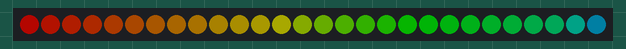
Recording of a sketch running on a simulated Arduino Uno, built with avr-gcc and run on an emulated ATmega328P. Parts: 28 RGB LEDs in strip order, left to right. Dim RGB values are drawn brighter than linear.

Above: at 0.26 s.
At 5.28 s:
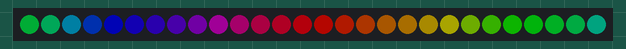
At 10.36 s:
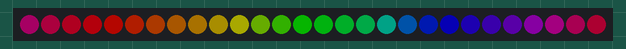
At 20.36 s:
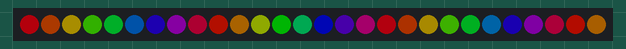
At 29.88 s:
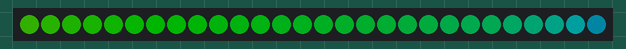
At 39.88 s:
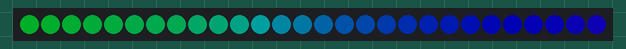

The sketch:

rainbow_march_demo.ino
```cpp
#include "FastLED.h"                                          // FastLED library.

// Fixed definitions cannot change on the fly.
#define LED_DT 0                                              // Data pin to connect to the strip.
#define LED_CK 1                                              // Clock pin for WS2801 or APA102.
#define COLOR_ORDER BGR                                       // It's GRB for WS2812 and BGR for APA102.
#define LED_TYPE APA102                                       // Using APA102, WS2812, WS2801. Don't forget to change LEDS.addLeds.
#define NUM_LEDS 28                                           // Number of LED's.

// Global variables can be changed on the fly.
uint8_t max_bright = 64;                                     // Overall brightness definition. It can be changed on the fly.

struct CRGB leds[NUM_LEDS];                                   // Initialize our LED array.

// Initialize global variables for sequences
uint8_t thisdelay = 40;                                       // A delay value for the sequence(s)
uint8_t thishue = 0;                                          // Starting hue value.
int8_t thisrot = 1;                                           // Hue rotation speed. Includes direction.
uint8_t deltahue = 1;                                         // Hue change between pixels.
bool thisdir = 0;                                             // I use a direction variable instead of signed math so I can use it in multiple routines.

void setup() {
  LEDS.addLeds<LED_TYPE, LED_DT, LED_CK, COLOR_ORDER>(leds, NUM_LEDS); // Set up APA102 leds

  FastLED.setBrightness(max_bright);
  FastLED.setMaxPowerInVoltsAndMilliamps(5, 500);                      // FastLED Power management set at 5V, 500mA.
}

void loop () {

  ChangeMe();

  EVERY_N_MILLISECONDS(thisdelay) {                           // FastLED based non-blocking delay to update/display the sequence.
    rainbow_march();
  }

  FastLED.show();
}

void rainbow_march() {                                        // The fill_rainbow call doesn't support brightness levels. You would need to change the max_bright value.
  if (thisdir == 0) thishue += thisrot; else thishue-= thisrot;  // I could use signed math, but 'thisdir' works with other routines.
  fill_rainbow(leds, NUM_LEDS, thishue, deltahue);            // I don't change deltahue on the fly as it's too fast near the end of the strip.
}

void ChangeMe() {                                             // A time (rather than loop) based demo sequencer. This gives us full control over the length of each sequence.

  uint8_t secondHand = (millis() / 1000) % 60;                // Change '60' to a different value to change length of the loop.
  static uint8_t lastSecond = 99;                             // Static variable, means it's only defined once. This is our 'debounce' variable.

  if (lastSecond != secondHand) {                             // Debounce to make sure we're not repeating an assignment.
    lastSecond = secondHand;
    switch(secondHand) {
      case  0: thisrot=1; deltahue=5; break;
      case  5: thisdir=-1; deltahue=10; break;
      case 10: thisrot=5; break;
      case 15: thisrot=5; thisdir=-1; deltahue=20; break;
      case 20: deltahue=30; break;
      case 25: deltahue=2; thisrot=5; break;
      case 30: break;
    }
  }
}
```
